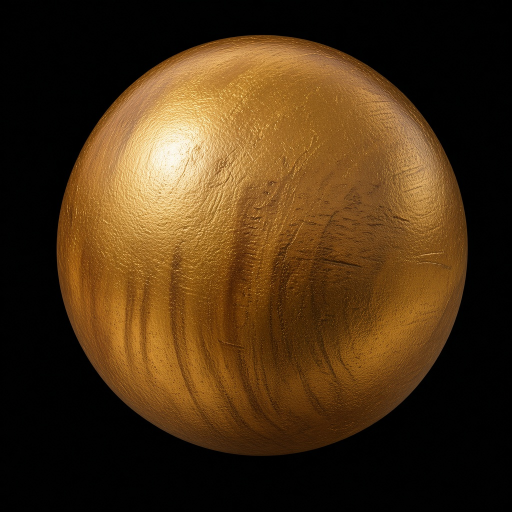
#> input picture yeomju/scripts/assets/bead-goldwood-src.jpg, 1024 x 1024 px (shown at 1/2 size)
$ python cut-bead-circle.py
#> lines starting #> are read from the running program, lines starting #| are printed output that depends on the picture; after the words box and inside, x2 and y2 are one past the last pixel; in counts of white or black regions, pixels touching at a corner belong together
#!/usr/bin/env python3
"""
순검정 배경 JPG(1024²)에서 구슬 원 중심·반지름 자동 검출 →
안티에일리어스 원형 알파 PNG (반지름 1.5% 안쪽) 저장.
"""
from __future__ import annotations

from pathlib import Path

import numpy as np
from PIL import Image

ROOT = Path(__file__).resolve().parents[1]
ASSETS = ROOT / "scripts" / "assets"
OUT = ASSETS / "beads-cut"

SOURCES = {
    "goldwood": ASSETS / "bead-goldwood-src.jpg",
    "jade": ASSETS / "bead-jade-src.jpg",
    "pinkjade": ASSETS / "bead-pinkjade-src.jpg",
}

# 검정 배경 임계 (RGB 합)
BG_LUMA_MAX = 28
INSET = 0.015  # 1.5% 안쪽 → 후광 제거


def detect_circle(rgb: np.ndarray):
    """비검정 픽셀로 원 중심·반지름 추정."""
    luma = rgb.astype(np.float32).sum(axis=2)
    mask = luma > BG_LUMA_MAX
    ys, xs = np.where(mask)
    if len(xs) < 100:
        raise SystemExit("too few foreground pixels")
    # 무게중심
    cx = float(xs.mean())
    cy = float(ys.mean())
    # 중심에서 가장 먼 전경 픽셀 ≈ 반지름
    dist = np.sqrt((xs - cx) ** 2 + (ys - cy) ** 2)
    # 98 퍼센타일로 이상치 억제
    r = float(np.percentile(dist, 98.5))
    return cx, cy, r


def cut_aa(rgb: np.ndarray, cx: float, cy: float, r: float) -> Image.Image:
    h, w = rgb.shape[:2]
    yy, xx = np.mgrid[0:h, 0:w].astype(np.float32)
    d = np.sqrt((xx - cx) ** 2 + (yy - cy) ** 2)
    # soft edge ~1.2px
    soft = 1.2
    alpha = np.clip((r - d) / soft + 0.5, 0, 1)
    # 원 밖은 완전 투명, 안은 원본색
    out = np.zeros((h, w, 4), dtype=np.uint8)
    out[:, :, :3] = rgb
    out[:, :, 3] = (alpha * 255).astype(np.uint8)
    # 완전 투명 픽셀 RGB 정리(후광 방지)
    out[out[:, :, 3] == 0, :3] = 0
    return Image.fromarray(out, "RGBA")


def process(key: str, src: Path) -> Path:
    im = Image.open(src).convert("RGB")
    rgb = np.array(im)
    cx, cy, r = detect_circle(rgb)
    r_in = r * (1.0 - INSET)
    print(f"{key}: size={im.size} cx={cx:.1f} cy={cy:.1f} r={r:.1f} → r_in={r_in:.1f}")
    cut = cut_aa(rgb, cx, cy, r_in)
    # 구슬이 이미지에 가득 차도록 바운딩 박스 크롭 후 정사각 패딩
    a = np.array(cut)
    ys, xs = np.where(a[:, :, 3] > 8)
    x0, x1 = int(xs.min()), int(xs.max()) + 1
    y0, y1 = int(ys.min()), int(ys.max()) + 1
    cropped = cut.crop((x0, y0, x1, y1))
    # 1200 정사각으로 리사이즈(기본 bead-src-cut과 유사)
    side = max(cropped.size)
    square = Image.new("RGBA", (side, side), (0, 0, 0, 0))
    ox = (side - cropped.size[0]) // 2
    oy = (side - cropped.size[1]) // 2
    square.paste(cropped, (ox, oy), cropped)
    square = square.resize((1200, 1200), Image.Resampling.LANCZOS)
    OUT.mkdir(parents=True, exist_ok=True)
    dest = OUT / f"bead-{key}-cut.png"
    square.save(dest, "PNG", optimize=True)
    # 코너 알파·중심 불투명 검증
    px = square.load()
    print(
        f"  wrote {dest.name} cornersα={[px[0,0][3], px[1199,0][3], px[0,1199][3], px[1199,1199][3]]} "
        f"centerα={px[600,600][3]}"
    )
    return dest


def main():
    for key, src in SOURCES.items():
        if not src.exists():
            raise SystemExit(f"missing {src}")
        process(key, src)
#> in process, im is the input picture: PIL image 1024x1024 RGB; mean R, G, B 73.8, 49.5, 21.1
#> in detect_circle, `luma = rgb.astype(np.float32).sum(axis=2)`:
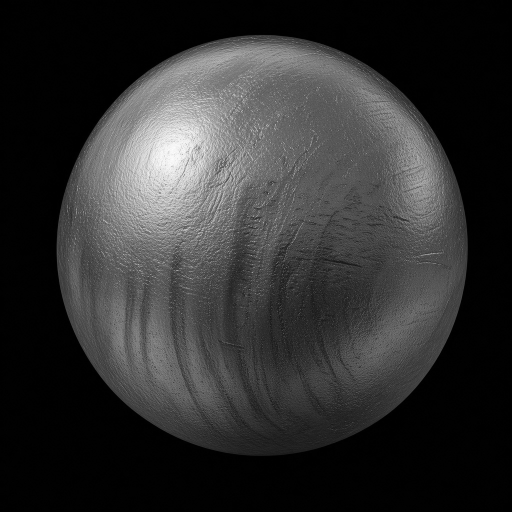
#> luma: shape (1024, 1024) float32 (shown at 1/2 size); min 0, max 751, mean 144.3; drawn with min black and max white
#> in detect_circle, `mask = luma > BG_LUMA_MAX`:
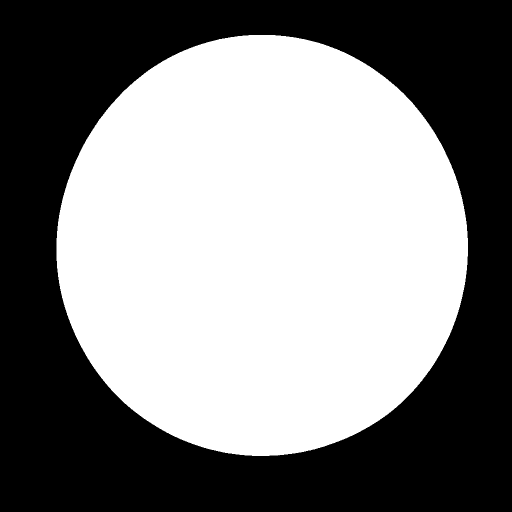
#> mask: shape (1024, 1024) bool (shown at 1/2 size); 51.9% white; 1 black region, box (x1, y1, x2, y2) and area: (0, 0, 1024, 1024) 504293
#> in detect_circle, `cx = float(xs.mean())`: cx = 524.4
#> in detect_circle, `cy = float(ys.mean())`: cy = 491.9
#> in detect_circle, `r = float(np.percentile(dist, 98.5))`: r = 413.9
#> in process, `cx, cy, r = detect_circle(rgb)`: cx = 524.4; cy = 491.9; r = 413.9
#> in process, `r_in = r * (1.0 - INSET)`: r_in = 407.7
#| goldwood: size=(1024, 1024) cx=524.4 cy=491.9 r=413.9 → r_in=407.7
#> in cut_aa, `d = np.sqrt((xx - cx) ** 2 + (yy - cy) ** 2)`:
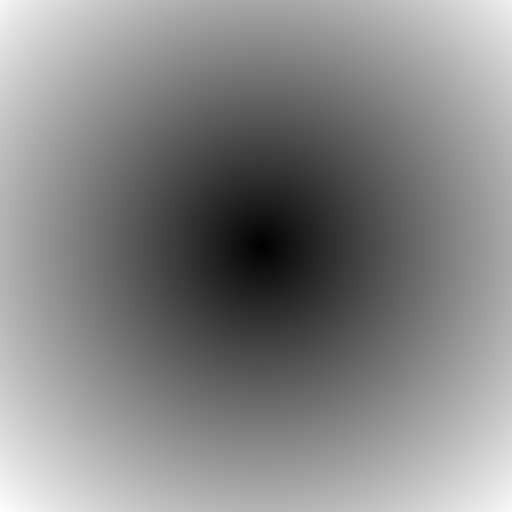
#> d: shape (1024, 1024) float32 (shown at 1/2 size); min 0.379, max 746.4, mean 392.3; drawn with min black and max white
#> in cut_aa, `alpha = np.clip((r - d) / soft + 0.5, 0, 1)`:
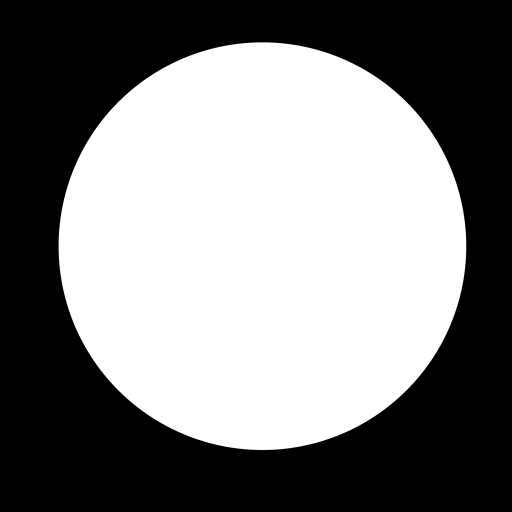
#> alpha: shape (1024, 1024) float32 (shown at 1/2 size); min 0, max 1, mean 0.498
#> in cut_aa, `out[:, :, 3] = (alpha * 255).astype(np.uint8)`:
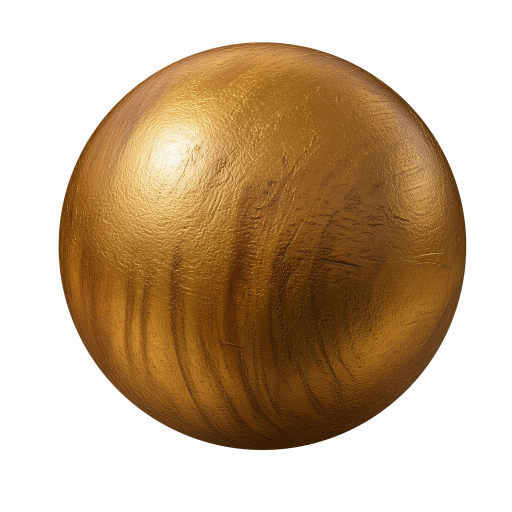
#> out: shape (1024, 1024, 4) (shown at 1/2 size); mean R, G, B, A 73.8, 49.5, 21.1, 127; transparent parts drawn white
#> in process, `x0, x1 = int(xs.min()), int(xs.max()) + 1`: x0 = 117; x1 = 933
#> in process, `y0, y1 = int(ys.min()), int(ys.max()) + 1`: y0 = 84; y1 = 901
#> in process, `cropped = cut.crop((x0, y0, x1, y1))`:
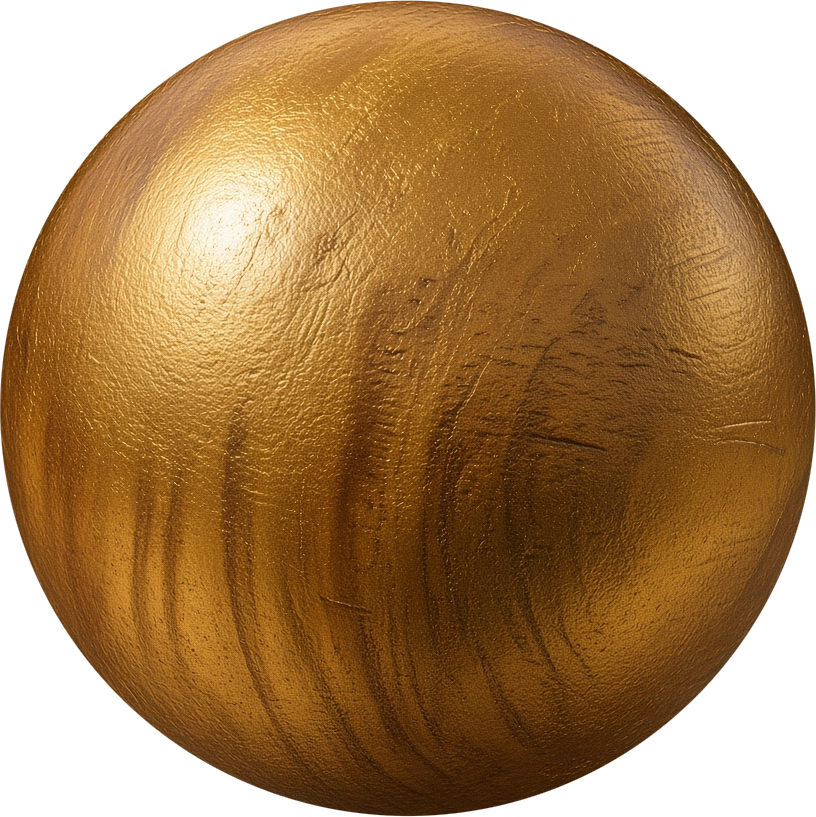
#> cropped: PIL image 816x817 RGBA; mean R, G, B, A 112.8, 75.7, 32.1, 199.7; transparent parts drawn white
#> in process, `square = Image.new("RGBA", (side, side), (0, 0, 0, 0))`: square: PIL image 817x817 RGBA; every value is 0
#|   wrote bead-goldwood-cut.png cornersα=[0, 0, 0, 0] centerα=255
#> pass 2 of the loop in main, `for key, src in SOURCES.items():`:
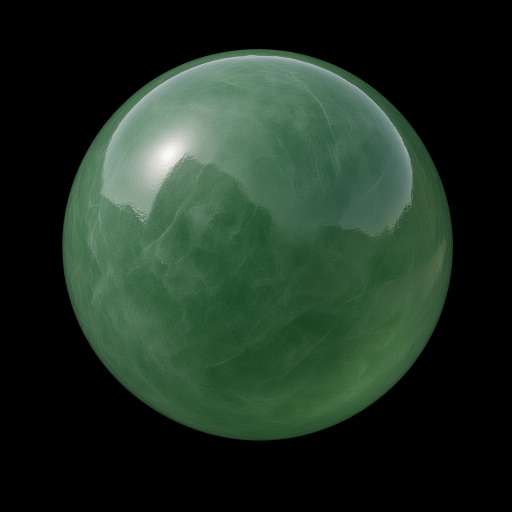
#> input picture yeomju/scripts/assets/bead-jade-src.jpg, 1024 x 1024 px (shown at 1/2 size)
#> in process, im is the input picture: PIL image 1024x1024 RGB; mean R, G, B 31.4, 48.1, 35.1
#> in detect_circle (call 2), `mask = luma > BG_LUMA_MAX`:
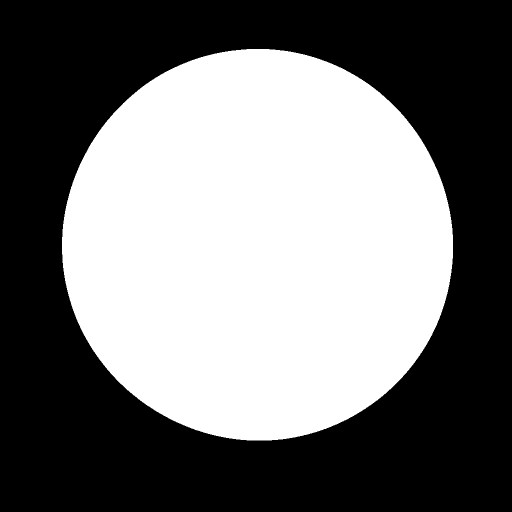
#> mask: shape (1024, 1024) bool (shown at 1/2 size); 45.8% white; 1 white region, box (x1, y1, x2, y2) and area: (124, 98, 906, 881) 480186
#> in detect_circle (call 2), `cx = float(xs.mean())`: cx = 515
#> in detect_circle (call 2), `cy = float(ys.mean())`: cy = 489.5
#> in detect_circle (call 2), `r = float(np.percentile(dist, 98.5))`: r = 388
#> in process (call 2), `cx, cy, r = detect_circle(rgb)`: cx = 515; cy = 489.5; r = 388
#> r_in = 382.2
#| jade: size=(1024, 1024) cx=515.0 cy=489.5 r=388.0 → r_in=382.2
#> x0 = 133; x1 = 898
#> y0 = 107; y1 = 873
#> in process (call 2), `cropped = cut.crop((x0, y0, x1, y1))`:
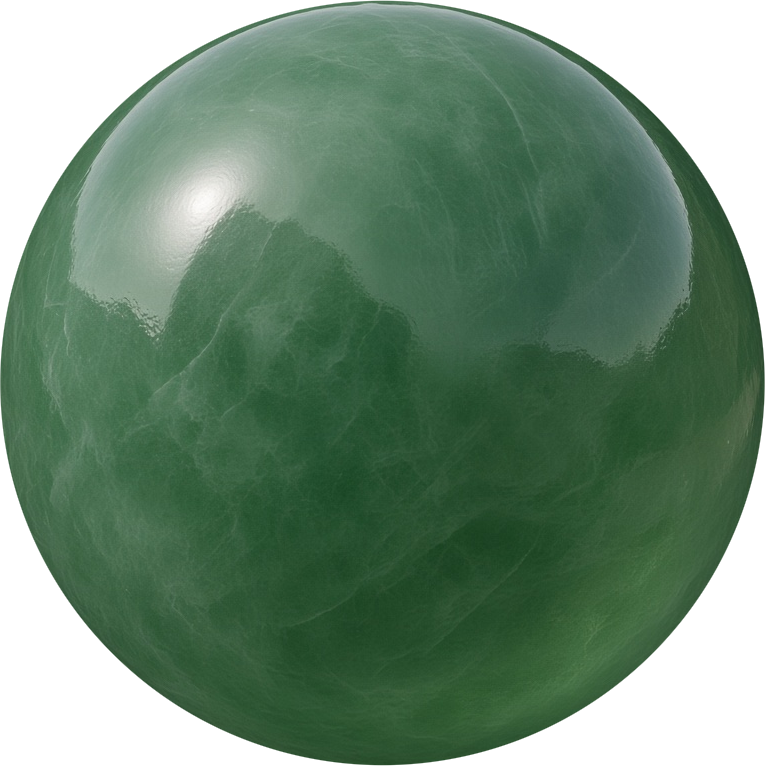
#> cropped: PIL image 765x766 RGBA; mean R, G, B, A 54.4, 83.3, 61, 199.7; transparent parts drawn white
#|   wrote bead-jade-cut.png cornersα=[0, 0, 0, 0] centerα=255
#> pass 3 of the loop in main, `for key, src in SOURCES.items():`:
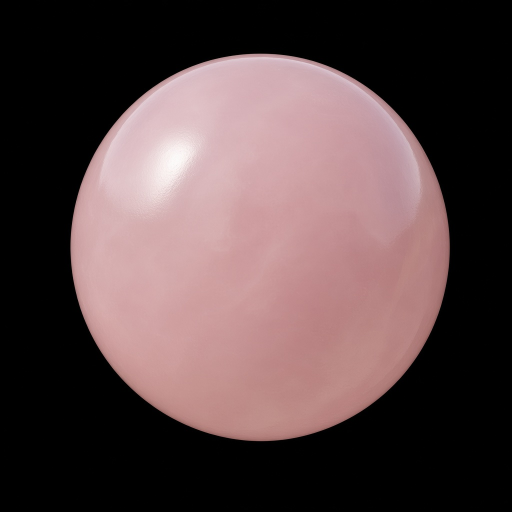
#> input picture yeomju/scripts/assets/bead-pinkjade-src.jpg, 1024 x 1024 px (shown at 1/2 size)
#> in process, im is the input picture: PIL image 1024x1024 RGB; mean R, G, B 88.3, 69, 69.8
#> in detect_circle (call 3), `mask = luma > BG_LUMA_MAX`:
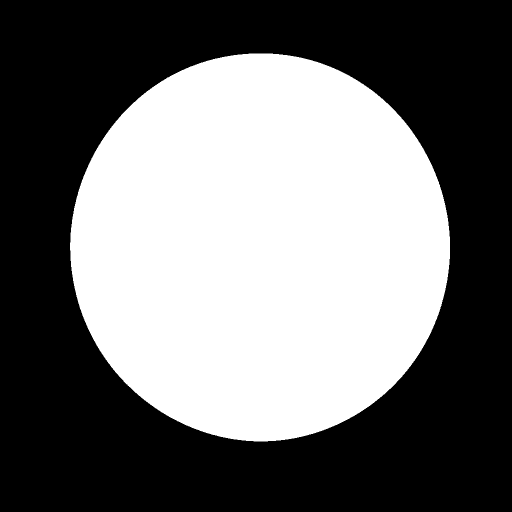
#> mask: shape (1024, 1024) bool (shown at 1/2 size); 44.1% white; 1 white region, box (x1, y1, x2, y2) and area: (140, 107, 900, 883) 462308
#> in detect_circle (call 3), `cx = float(xs.mean())`: cx = 520.1
#> in detect_circle (call 3), `cy = float(ys.mean())`: cy = 493.9
#> in detect_circle (call 3), `r = float(np.percentile(dist, 98.5))`: r = 381
#> in process (call 3), `cx, cy, r = detect_circle(rgb)`: cx = 520.1; cy = 493.9; r = 381
#> r_in = 375.3
#| pinkjade: size=(1024, 1024) cx=520.1 cy=493.9 r=381.0 → r_in=375.3
#> x0 = 145; x1 = 896
#> y0 = 119; y1 = 870
#> in process (call 3), `cropped = cut.crop((x0, y0, x1, y1))`:
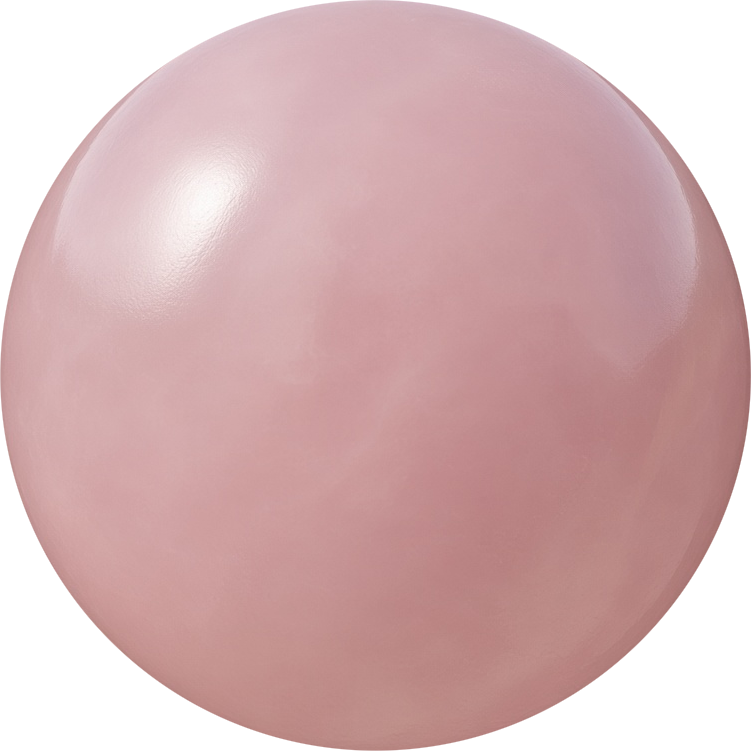
#> cropped: PIL image 751x751 RGBA; mean R, G, B, A 158.6, 124.2, 125.7, 200.1; transparent parts drawn white
#|   wrote bead-pinkjade-cut.png cornersα=[0, 0, 0, 0] centerα=255


if __name__ == "__main__":
    main()
